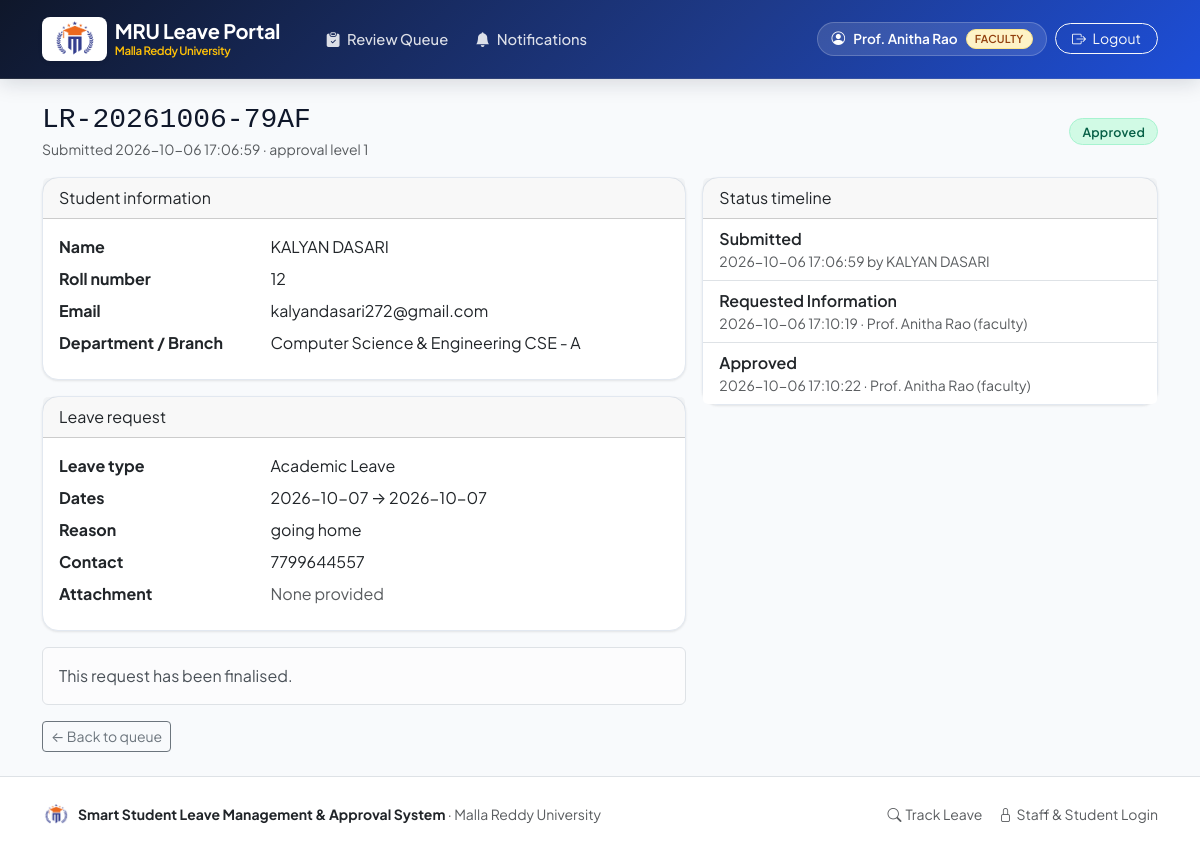
The page /review/requests/3 (signed in) on the database its author committed.
### tables this page shows
CREATE TABLE users (
    id INTEGER PRIMARY KEY AUTOINCREMENT,
    name TEXT NOT NULL,
    roll_no TEXT,
    email TEXT NOT NULL COLLATE NOCASE UNIQUE,
    password_hash TEXT NOT NULL,
    role TEXT NOT NULL CHECK (role IN ('student', 'faculty', 'hod', 'admin')),
    department_id INTEGER REFERENCES departments(id),
    branch_id INTEGER REFERENCES branches(id),
    active INTEGER NOT NULL DEFAULT 1,
    created_at TEXT NOT NULL
);

CREATE TABLE leave_requests (
    id INTEGER PRIMARY KEY AUTOINCREMENT,
    request_no TEXT NOT NULL UNIQUE,
    student_id INTEGER NOT NULL REFERENCES users(id),
    leave_type_id INTEGER NOT NULL REFERENCES leave_types(id),
    start_date TEXT NOT NULL,
    end_date TEXT NOT NULL,
    reason TEXT NOT NULL,
    contact_info TEXT NOT NULL,
    attachment_path TEXT,
    status TEXT NOT NULL DEFAULT 'Pending'
        CHECK (status IN ('Draft', 'Pending', 'More Information Required', 'Approved', 'Rejected', 'Cancelled', 'Completed')),
    current_level INTEGER NOT NULL DEFAULT 1,
    created_at TEXT NOT NULL,
    updated_at TEXT NOT NULL
);

CREATE TABLE departments (
    id INTEGER PRIMARY KEY AUTOINCREMENT,
    name TEXT NOT NULL,
    code TEXT NOT NULL UNIQUE,
    active INTEGER NOT NULL DEFAULT 1
);

CREATE TABLE branches (
    id INTEGER PRIMARY KEY AUTOINCREMENT,
    department_id INTEGER NOT NULL REFERENCES departments(id),
    name TEXT NOT NULL,
    code TEXT NOT NULL UNIQUE,
    active INTEGER NOT NULL DEFAULT 1
);

CREATE TABLE leave_types (
    id INTEGER PRIMARY KEY AUTOINCREMENT,
    name TEXT NOT NULL UNIQUE,
    description TEXT NOT NULL DEFAULT '',
    max_days INTEGER NOT NULL DEFAULT 10,
    requires_document INTEGER NOT NULL DEFAULT 0,
    hod_required INTEGER NOT NULL DEFAULT 0,
    active INTEGER NOT NULL DEFAULT 1
);

CREATE TABLE approvals (
    id INTEGER PRIMARY KEY AUTOINCREMENT,
    request_id INTEGER NOT NULL REFERENCES leave_requests(id),
    reviewer_id INTEGER NOT NULL REFERENCES users(id),
    action TEXT NOT NULL,
    remarks TEXT NOT NULL DEFAULT '',
    level INTEGER NOT NULL DEFAULT 1,
    action_time TEXT NOT NULL
);

### leave_management/review.py (the view)
@bp.route("/requests/<int:request_id>")
@roles_required(*REVIEW_ROLES)
def detail(request_id):
    leave = _load_request(request_id)
    if leave is None:
        return render_template("errors/404.html"), 404
    timeline = query(
        """SELECT a.*, u.name AS reviewer_name, u.role AS reviewer_role
           FROM approvals a JOIN users u ON u.id = a.reviewer_id
           WHERE a.request_id = ? ORDER BY a.action_time, a.id""",
        (request_id,),
    )
    can_decide = (
        leave["status"] in ("Pending", "More Information Required")
        and leave["current_level"] in _allowed_levels()
    )
    return render_template("review/detail.html", leave=leave, timeline=timeline, can_decide=can_decide)

### templates/review/detail.html (shortened to what this page needs)
{% extends "base.html" %}
{% from "_macros.html" import status_badge %}
{% block content %}
<div class="d-flex justify-content-between align-items-center flex-wrap gap-2 mb-3">
  <div>
    <h3 class="mb-0 font-monospace">{{ leave.request_no }}</h3>
    <span class="text-muted small">Submitted {{ leave.created_at }} &middot; approval level {{ leave.current_level }}</span>
  </div>
  <div>{{ status_badge(leave.status) }}</div>
</div>
<div class="row g-3">
  <div class="col-lg-7">
    <div class="card mb-3">
      <div class="card-header">Student information</div>
      <div class="card-body">
        <dl class="row mb-0">
          <dt class="col-sm-4">Name</dt><dd class="col-sm-8">{{ leave.student_name }}</dd>
          <dt class="col-sm-4">Roll number</dt><dd class="col-sm-8">{{ leave.roll_no or '-' }}</dd>
          <dt class="col-sm-4">Email</dt><dd class="col-sm-8">{{ leave.student_email }}</dd>
          <dt class="col-sm-4">Department / Branch</dt><dd class="col-sm-8">{{ leave.department_name or '-' }} {{ leave.branch_name or '' }}</dd>
        </dl>
      </div>
    </div>
    <div class="card mb-3">
      <div class="card-header">Leave request</div>
      <div class="card-body">
        <dl class="row mb-0">
          <dt class="col-sm-4">Leave type</dt>
          <dd class="col-sm-8">{{ leave.leave_type_name }}
          </dd>
          <dt class="col-sm-4">Dates</dt><dd class="col-sm-8">{{ leave.start_date }} &rarr; {{ leave.end_date }}</dd>
          <dt class="col-sm-4">Reason</dt><dd class="col-sm-8">{{ leave.reason }}</dd>
          <dt class="col-sm-4">Contact</dt><dd class="col-sm-8">{{ leave.contact_info }}</dd>
          <dt class="col-sm-4">Attachment</dt>
          <dd class="col-sm-8">
            {% if leave.attachment_path %}
              <a href="{{ url_for('review.attachment', request_id=leave.id) }}">Download document</a>
            {% else %}<span class="text-muted">None provided</span>{% endif %}
          </dd>
        </dl>
      </div>
    </div>
    {% if can_decide %}
    <div class="card border-primary">
      <div class="card-header bg-primary text-white">Your decision (level {{ leave.current_level }})</div>
      <div class="card-body">
        <form method="post" action="{{ url_for('review.decision', request_id=leave.id) }}">
          <input type="hidden" name="csrf_token" value="{{ csrf_token() }}">
          <label class="form-label">Remarks</label>
          <textarea class="form-control mb-2" name="remarks" rows="2"
                    placeholder="Optional for approval, mandatory for rejection"></textarea>
          <div class="d-flex gap-2 flex-wrap">
            <button class="btn btn-success" name="action" value="approve">Approve</button>
            <button class="btn btn-danger" name="action" value="reject"
                    onclick="return confirm('Reject this request? A reason is required.');">Reject</button>
            <button class="btn btn-info" name="action" value="request_info">Request more information</button>
          </div>
        </form>
      </div>
    </div>
    {% elif leave.status in ('Pending', 'More Information Required') %}
    <div class="alert alert-warning mb-0">
      This request is awaiting action at level {{ leave.current_level }}
      ({{ 'Head of Department' if leave.current_level == 2 else 'faculty' }}) and cannot be decided from your role right now.
    </div>
    {% else %}
    <div class="alert alert-light border mb-0">This request has been finalised.</div>
    {% endif %}
  </div>
  <div class="col-lg-5">
    <div class="card">
      <div class="card-header">Status timeline</div>
      <ul class="list-group list-group-flush">
        <li class="list-group-item">
          <div class="fw-semibold">Submitted</div>
          <div class="small text-muted">{{ leave.created_at }} by {{ leave.student_name }}</div>
        </li>
        {% for item in timeline %}
        <li class="list-group-item">
          <div class="fw-semibold">{{ item.action }}
          </div>
          <div class="small text-muted">{{ item.action_time }} &middot; {{ item.reviewer_name }} ({{ item.reviewer_role }})</div>
        </li>
        {% endfor %}
      </ul>
    </div>
  </div>
</div>
<a href="{{ url_for('review.dashboard') }}" class="btn btn-outline-secondary btn-sm mt-3">&larr; Back to queue</a>
{% endblock %}

### templates/base.html (shortened to what this page needs)
<!DOCTYPE html>
<html lang="en">
<head>
  <link href="https://cdn.jsdelivr.net/npm/bootstrap@5.3.0/dist/css/bootstrap.min.css" rel="stylesheet">
  <link href="https://cdn.jsdelivr.net/npm/bootstrap-icons@1.11.3/font/bootstrap-icons.min.css" rel="stylesheet">
  <link href="{{ url_for('static', filename='styles.css') }}" rel="stylesheet">
</head>
<body>
<nav class="navbar navbar-expand-lg mru-navbar no-print">
  <div class="container">
    <a class="navbar-brand mru-brand-title d-flex align-items-center gap-2" href="{{ url_for('main.dashboard') }}">
      <div class="bg-white rounded-3 px-2 py-1 shadow-sm d-flex align-items-center justify-content-center border border-white border-opacity-50" style="height: 44px;">
        <img src="{{ url_for('static', filename='images/mru-logo.png') }}" alt="Malla Reddy University" style="height: 36px; width: auto; object-fit: contain;">
      </div>
      <div class="d-flex flex-column">
        <span class="fw-bold fs-5 text-white" style="letter-spacing: -0.01em; line-height: 1.15;">MRU Leave Portal</span>
        <span class="text-warning small" style="font-size: 0.72rem; font-weight: 600;">Malla Reddy University</span>
      </div>
    </a>
    <div class="collapse navbar-collapse" id="nav">
      <ul class="navbar-nav me-auto ps-lg-3">
        {% if current_user %}
          {% if current_user.role == 'student' %}
            <li class="nav-item"><a class="nav-link" href="{{ url_for('student.dashboard') }}"><i class="bi bi-grid-fill me-1"></i> Dashboard</a></li>
            <li class="nav-item"><a class="nav-link" href="{{ url_for('student.new_request') }}"><i class="bi bi-file-earmark-plus-fill me-1"></i> Apply for Leave</a></li>
            <li class="nav-item"><a class="nav-link" href="{{ url_for('student.balances') }}"><i class="bi bi-clock-history me-1"></i> Leave Balance</a></li>
          {% elif current_user.role in ('faculty', 'hod') %}
            <li class="nav-item"><a class="nav-link" href="{{ url_for('review.dashboard') }}"><i class="bi bi-clipboard-check-fill me-1"></i> Review Queue</a></li>
          {% endif %}
          <li class="nav-item">
            <a class="nav-link" href="{{ url_for('main.notifications') }}">
              <i class="bi bi-bell-fill me-1"></i> Notifications
            </a>
          </li>
        {% else %}
          <li class="nav-item"><a class="nav-link" href="{{ url_for('main.dashboard') }}"><i class="bi bi-house-door-fill me-1"></i> Home</a></li>
          <li class="nav-item"><a class="nav-link" href="{{ url_for('main.track') }}"><i class="bi bi-search me-1"></i> Track Leave</a></li>
        {% endif %}
      </ul>
      <ul class="navbar-nav align-items-lg-center gap-2">
        {% if current_user %}
          <li class="nav-item">
            <div class="user-pill">
              <i class="bi bi-person-circle"></i>
              <span>{{ current_user.name }}</span>
              <span class="badge bg-warning text-dark text-uppercase py-1 px-2" style="font-size: 0.68rem;">{{ current_user.role }}</span>
            </div>
          </li>
          <li class="nav-item">
            <form method="post" action="{{ url_for('auth.logout') }}" class="d-inline">
              <button class="btn btn-outline-light btn-sm px-3 rounded-pill">
                <i class="bi bi-box-arrow-right me-1"></i> Logout
              </button>
            </form>
          </li>
        {% endif %}
      </ul>
    </div>
  </div>
</nav>
<main class="container py-4">
  {% block content %}{% endblock %}
</main>
<footer class="mt-auto py-4 bg-white border-top text-muted small no-print">
  <div class="container d-flex flex-column flex-md-row justify-content-between align-items-center gap-3">
    <div class="d-flex align-items-center gap-2">
      <img src="{{ url_for('static', filename='images/mru-logo.png') }}" alt="MRU Logo" style="height: 28px; width: 28px; object-fit: contain;">
      <span><strong class="text-dark">Smart Student Leave Management &amp; Approval System</strong> &middot; Malla Reddy University</span>
    </div>
    <div class="d-flex gap-3">
      <a href="{{ url_for('main.track') }}" class="text-decoration-none text-muted"><i class="bi bi-search me-1"></i>Track Leave</a>
      <a href="{{ url_for('auth.login') }}" class="text-decoration-none text-muted"><i class="bi bi-lock me-1"></i>Staff &amp; Student Login</a>
    </div>
  </div>
</footer>
</body>
</html>

### templates/_macros.html (shortened to what this page needs)
{% macro status_badge(status) %}
{% set cls = {
  'Pending': 'bg-warning text-dark',
  'Approved': 'bg-success',
  'Rejected': 'bg-danger',
  'Completed': 'bg-primary',
  'Cancelled': 'bg-secondary',
  'Draft': 'bg-secondary',
  'More Information Required': 'bg-info text-dark'
} %}
<span class="badge {{ cls.get(status, 'bg-secondary') }}">{{ status }}</span>
{% endmacro %}

### rows shown on the page
users: name "Prof. Anitha Rao", role "FACULTY"
leave_requests: request_no "LR-20261006-79AF", created_at "2026-10-06 17:06:59", current_level "1", status "Approved", start_date "2026-10-07", end_date "2026-10-07", reason "going home", contact_info "7799644557"
users: student_name "KALYAN DASARI", roll_no "12", student_email "kalyandasari272@gmail.com"
departments: name "Computer Science & Engineering"
branches: name "CSE - A"
leave_types: leave_type_name "Academic Leave"
approvals: action "Requested Information", action_time "2026-10-06 17:10:19", reviewer_name "Prof. Anitha Rao", reviewer_role "faculty"
approvals: action "Approved", action_time "2026-10-06 17:10:22", reviewer_name "Prof. Anitha Rao", reviewer_role "faculty"
